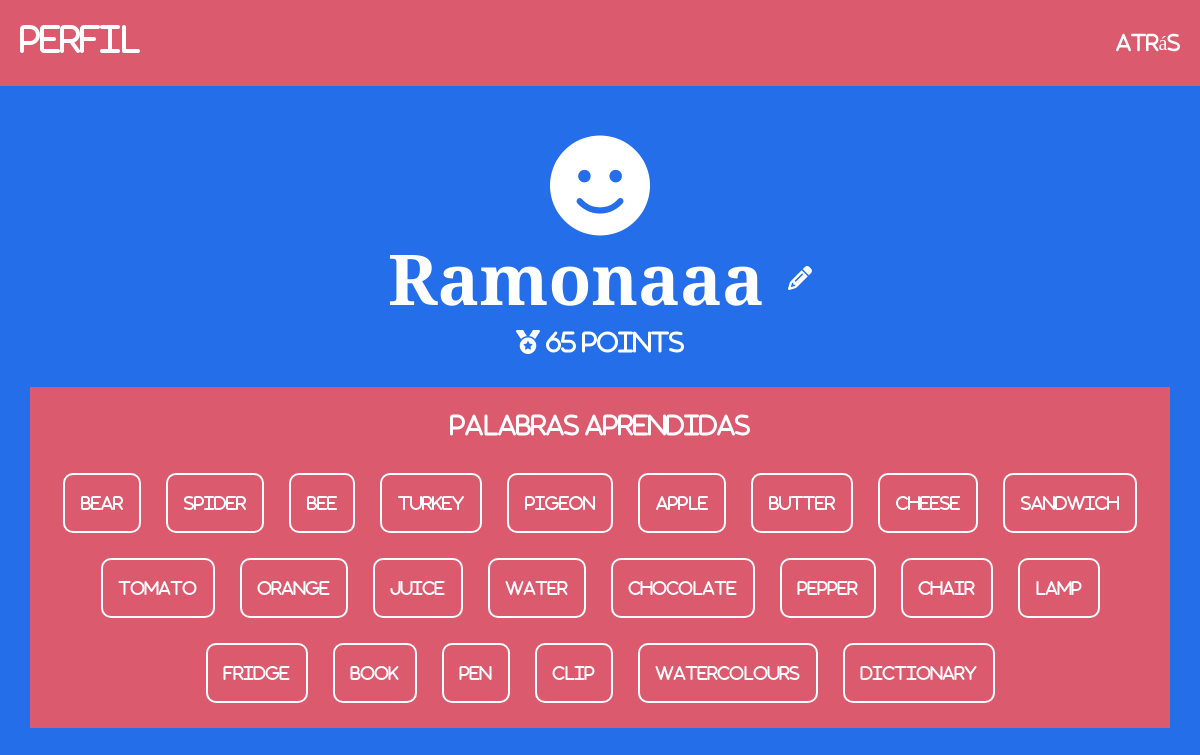
The app's page /profile/ (signed in) with its own data.
### user/models.py (models this page shows, shortened)
class Ranking(models.Model):
    user = models.OneToOneField(User, on_delete=models.CASCADE)
    points=models.IntegerField()
    learnts=models.ManyToManyField(Term,through='Learnt')

### vocabulary/models.py (models this page shows, shortened)
class Term(models.Model):
    TYPES=[('Animal', 'Animal'),('Food','Food'), ('Furniture', 'Furniture'), ('School material', 'School material')]
    id = models.AutoField(primary_key=True)
    word = models.CharField(max_length=50)
    types = models.CharField(max_length=50, choices=TYPES)
    spanish = models.CharField(max_length=100)
    photo = models.ImageField(upload_to='photo', null=True)
    audio = models.FileField(upload_to='audio', null=True)

### user/views.py (the view)
# urls.py: path('profile/',views.profile,name='profile'),
@login_required(login_url="/login")
def profile(request):
    erabiltzaile=Ranking.objects.get(user=request.user)
    return render(request, 'profile.html',{'erabiltzaile':erabiltzaile})

### user/templates/profile.html (shortened to what this page needs)
{% extends "base.html" %}
{% load static %}
{% block content %}
<nav class="navbar navbar-expand-lg navbar-dark">
    <h2>Perfil</h2>
    <div class="collapse navbar-collapse" id="navbarSupportedContent">
        <ul class="navbar-nav ml-auto">
            <li class="nav-item">
                <a href="{% url 'game' %}"><h5 class="m-0">Atrás</h5></a>
              </li>
        </ul>
    </div>
</nav>
<div class="games_container container">
    <i class="fa-solid fa-face-smile" style="font-size: 100px;"></i>
    <div class="d-flex justify-content-center align-items-center">
        <h1 id="username">{{user.username}}</h1>
        <a href="{% url 'changeUsername'%}"><h4><i class="fa-solid fa-pencil ml-4 cursor-pointer"></i></h4></a>
    </div>
    <h4><i class="fa-solid fa-medal"></i> {{erabiltzaile.points}} points</h4>
    <div class="learntWords">
        <h4 class="pt-4">PALABRAS APRENDIDAS</h4>
        <div>
            {% for learnt in erabiltzaile.learnts.all %}
                <a href="#learntWords" data-toggle="modal" data-target="#learntWordsModal" data-word="{{learnt.word}}" data-spanish="{{learnt.spanish}}" data-audio="{{learnt.audio}}" class="learntwords-dialog">
                    <div>
                        <p>{{learnt.word}}</p>
                    </div>
                </a>
            {% endfor %}
        </div>
    </div>
</div>
{% endblock content %}

### user/static/css/styles.css (style rules this page uses)
* { color: white; font-family: Montagu Slab, FontAwesome; }
h1 { font-size: 70px; font-weight: bold; }
body { background-color: #246ee9; }
.games_container { text-align: center; margin-top: 50px; padding: 0 !important; }
nav { background-color: #db5a6e !important; padding: 20px !important; }
nav a { color: white; }
.cursor-pointer { cursor: pointer; }
.learntWords { background-color: #db5a6e; margin-top: 30px; }
.learntWords div { display: flex; gap: 25px; flex-wrap: wrap; padding: 25px; text-align: center; justify-content: center; }
.learntWords div div { border: 2px solid white; box-shadow: 5px 5px #db5a6e; border-radius: 10px; text-align: center; padding: 1rem; cursor: pointer; }
.learntWords div div p { margin: 0 !important; color: white; }

### records on screen
Ranking: points "65"
Term: word "Bear"
Term: word "Spider"
Term: word "Bee"
Term: word "Turkey"
Term: word "Pigeon"
Term: word "Apple"
Term: word "Butter"
Term: word "Cheese"
Term: word "Sandwich"
Term: word "Tomato"
Term: word "Orange"
Term: word "Juice"
Term: word "Water"
Term: word "Chocolate"
Term: word "Pepper"
Term: word "Chair"
Term: word "Lamp"
Term: word "Fridge"
Term: word "Book"
Term: word "Pen"
Term: word "Clip"
Term: word "Watercolours"
Term: word "Dictionary"

### other values on screen
{{ user.username }} "Ramonaaa"
